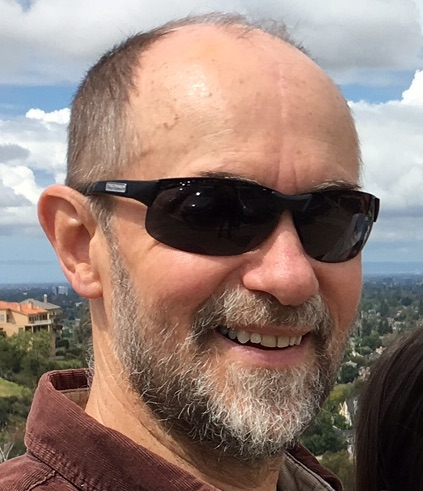
#> input picture reference/images/fw.jpg, 423 x 491 px, found by its file name
$ python output_pixel.py
#> lines starting #> are read from the running program, lines starting #| are printed output that depends on the picture
import cv2
import os.path
#image = cv2.imread('images/fw.png', cv2.IMREAD_COLOR)
print(os.getcwd())

parent_directory = os.path.dirname(os.getcwd())  # String representing parent directory of current working directory
print(parent_directory)
print(os.path.exists(parent_directory))
image_path = parent_directory + '\\reference\\images\\fw.jpg'
print(os.path.exists(image_path))
image = cv2.imread(image_path)
#> image is the input picture: shape (491, 423, 3); mean B, G, R 115.4, 124.5, 146.6


gray = cv2.cvtColor(image, cv2.COLOR_BGR2GRAY)
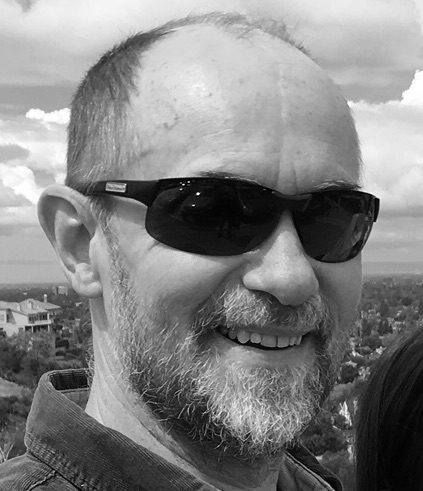
#> gray: shape (491, 423); min 0, max 255, mean 130.1

shape = gray.shape
#> shape = (491, 423)
print(shape)
#| (491, 423)
height = shape[0]
#> height = 491
width = shape[1]
#> width = 423

f = open("widthHeight.txt", "a")
f.write("height =")
f.write('{:03d}\n'.format(height))
f.write("width =")
f.write('{:03d}\n'.format(width))
f.close

for row in range(width):
    for column in range(height):
        print(gray[column][row])
#> this loop made 423 passes
#> (printed output is left out)
